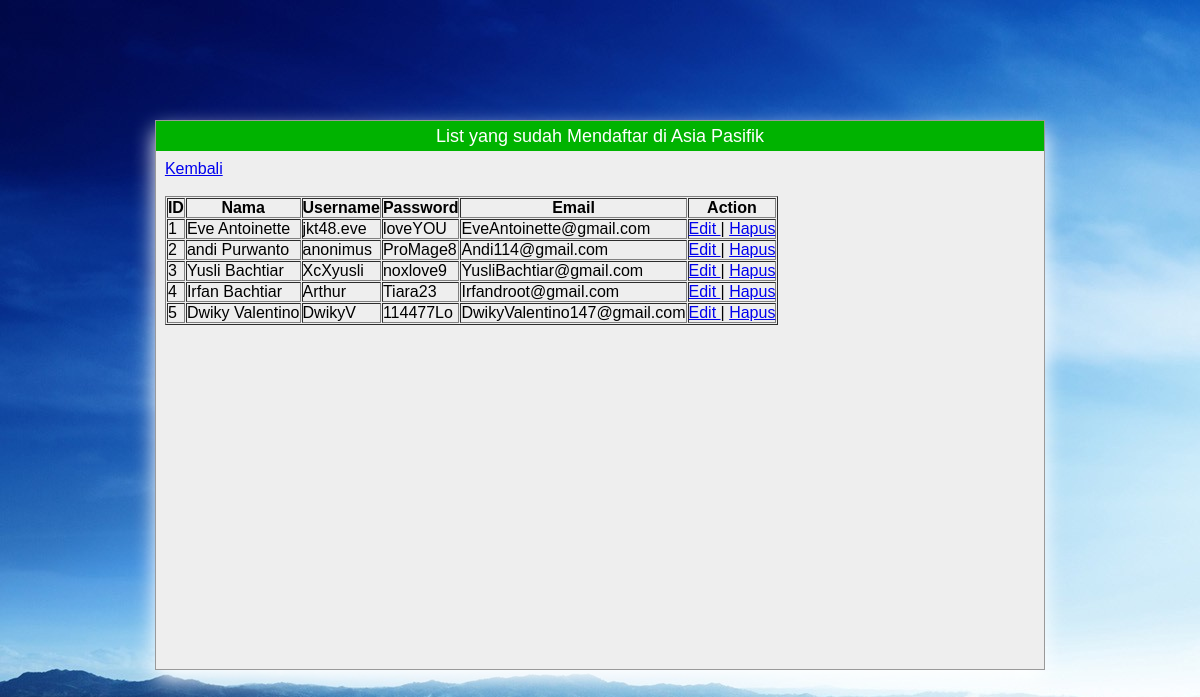
Screenshot of /Tampilan.php with the database file from the repository.
### tables this page shows
CREATE TABLE `pendaftaran` (
  `id` int(25) NOT NULL,
  `nama` varchar(250) NOT NULL,
  `username` varchar(250) NOT NULL,
  `password` varchar(250) NOT NULL,
  `email` varchar(250) NOT NULL
);

### Tampilan.php (the view, shortened to what this page needs)
<?php
include 'config.php';
$query = mysqli_query($connection,"SELECT * FROM pendaftaran ORDER BY id DESC");
?>
<head>
	<link rel="stylesheet" type="text/css" href="css/style.css">
</head>
<body>
<div class="box-form1">
	<div class="title-form1">List yang sudah Mendaftar di Asia Pasifik</div>
	<div class="content-form1">
		<form action="" method="post">
				<table border="1" cellpadding="0" cellspacing="1">
					<tr>
						<th>ID</th>
						<th>Nama</th>
						<th>Username</th>
						<th>Password</th>
						<th>Email</th>
						<th>Action</th>
					</tr>
				<?php if(mysqli_num_rows($query)>0) { ?>
				<?php
					$no = 1;
					while ($data = mysqli_fetch_array($query)) {
				?>
					<tr>
						<td><?php echo $no ?></td>
						<td><?php echo $data['nama'];?></td>
						<td><?php echo $data['username'];?></td>
						<td><?php echo $data['password'];?></td>
						<td><?php echo $data['email'];?></td>
						<td>
							<a href="form-edit.php?id=<?php echo $data['id']; ?>"> Edit </a> |
							<a href="hapus.php?id=<?php echo $data['id']; ?>" onClick="return confirm('Anda yakin ingin menghapus ini?');"> Hapus </a>
						</td>
					</tr>
					<?php $no++; } ?>
					<?php } ?>
					<a href="daftar_anggota.php">Kembali</a><br><br>
				</table>
			</form>
	</div>
</div>
</body>

### css/style.css (style rules this page uses)
* { margin: 0; padding: 0; font-family: sans-serif; }
.box-form1 { width: 74%; min-height: 400px; border:1px solid #999; margin: 10% auto; box-shadow: 0px 10px 20px #fff; }
.title-form1 { width: 100%; height: 30px; background-color: #00b300; text-align: center; color: #fff; line-height: 30px; font-size: 18px; }
.content-form1 { max-width: 100%; height: 500px; background-color: #eee; padding: 1%; }

### Tampilan.php (style rules this page uses)
body { background-image: url(pacific-ocean.jpg); }

### rows the page displays
pendaftaran: nama "Eve Antoinette", username "jkt48.eve", password "loveYOU", email "EveAntoinette@gmail.com"
pendaftaran: nama "andi Purwanto", username "anonimus", password "ProMage8", email "Andi114@gmail.com"
pendaftaran: nama "Yusli Bachtiar", username "XcXyusli", password "noxlove9", email "YusliBachtiar@gmail.com"
pendaftaran: nama "Irfan Bachtiar", username "Arthur", password "Tiara23", email "Irfandroot@gmail.com"
pendaftaran: nama "Dwiky Valentino", username "DwikyV", password "114477Lo", email "DwikyValentino147@gmail.com"
